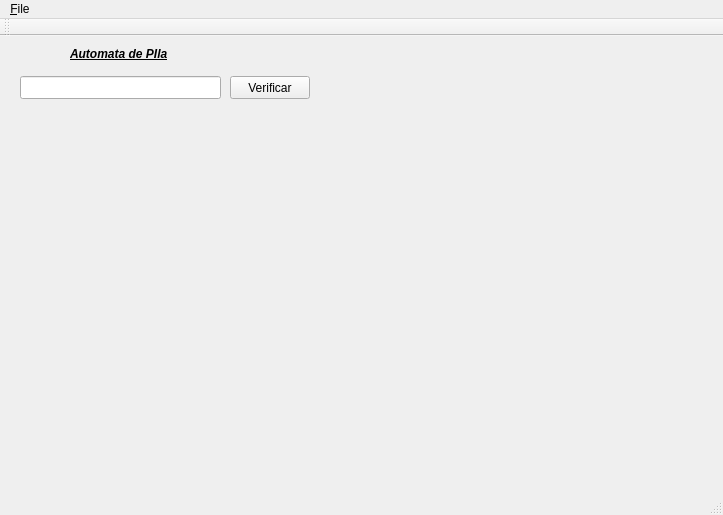
<?xml version="1.0" encoding="UTF-8"?>
<ui version="4.0">
 <class>MainWindow</class>
 <widget class="QMainWindow" name="MainWindow">
  <property name="geometry">
   <rect>
    <x>0</x>
    <y>0</y>
    <width>723</width>
    <height>515</height>
   </rect>
  </property>
  <property name="windowTitle">
   <string>MainWindow</string>
  </property>
  <widget class="QWidget" name="centralWidget">
   <widget class="QLineEdit" name="txtCadena">
    <property name="geometry">
     <rect>
      <x>20</x>
      <y>40</y>
      <width>201</width>
      <height>23</height>
     </rect>
    </property>
    <property name="placeholderText">
     <string comment="fbfghgfh" extracomment="Cadena"/>
    </property>
   </widget>
   <widget class="QPushButton" name="btnVerificar">
    <property name="geometry">
     <rect>
      <x>230</x>
      <y>40</y>
      <width>80</width>
      <height>23</height>
     </rect>
    </property>
    <property name="text">
     <string>Verificar</string>
    </property>
   </widget>
   <widget class="QLabel" name="label">
    <property name="geometry">
     <rect>
      <x>70</x>
      <y>10</y>
      <width>131</width>
      <height>16</height>
     </rect>
    </property>
    <property name="font">
     <font>
      <weight>75</weight>
      <italic>true</italic>
      <bold>true</bold>
      <underline>true</underline>
     </font>
    </property>
    <property name="text">
     <string>Automata de PIla</string>
    </property>
   </widget>
   <widget class="QLabel" name="labelNodo">
    <property name="geometry">
     <rect>
      <x>20</x>
      <y>94</y>
      <width>651</width>
      <height>351</height>
     </rect>
    </property>
    <property name="mouseTracking">
     <bool>true</bool>
    </property>
    <property name="text">
     <string/>
    </property>
   </widget>
  </widget>
  <widget class="QMenuBar" name="menuBar">
   <property name="geometry">
    <rect>
     <x>0</x>
     <y>0</y>
     <width>723</width>
     <height>20</height>
    </rect>
   </property>
   <widget class="QMenu" name="menu_File">
    <property name="title">
     <string>&amp;File</string>
    </property>
    <addaction name="action_exit"/>
    <addaction name="actionDot"/>
   </widget>
   <addaction name="menu_File"/>
  </widget>
  <widget class="QToolBar" name="mainToolBar">
   <attribute name="toolBarArea">
    <enum>TopToolBarArea</enum>
   </attribute>
   <attribute name="toolBarBreak">
    <bool>false</bool>
   </attribute>
  </widget>
  <widget class="QStatusBar" name="statusBar"/>
  <action name="action_exit">
   <property name="text">
    <string>&amp;Exit</string>
   </property>
  </action>
  <action name="actionDot">
   <property name="text">
    <string>Dot</string>
   </property>
  </action>
 </widget>
 <layoutdefault spacing="6" margin="11"/>
 <resources/>
 <connections/>
</ui>
